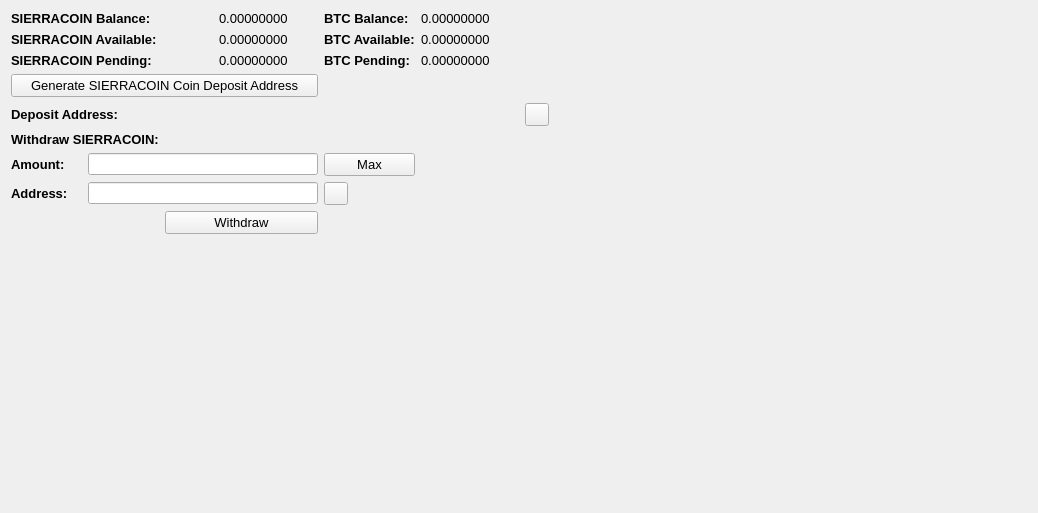
     <widget class="QWidget" name="BalanceTab">
      <attribute name="title">
       <string>Balance</string>
      </attribute>
      <layout class="QGridLayout" name="gridLayout_2">
       <item row="0" column="0" colspan="2">
        <widget class="QLabel" name="label_11">
         <property name="font">
          <font>
           <pointsize>10</pointsize>
           <weight>75</weight>
           <bold>true</bold>
          </font>
         </property>
         <property name="text">
          <string>SIERRACOIN Balance:</string>
         </property>
        </widget>
       </item>
       <item row="0" column="3">
        <widget class="QLabel" name="PUREBalanceLabel">
         <property name="font">
          <font>
           <pointsize>10</pointsize>
          </font>
         </property>
         <property name="text">
          <string>0.00000000</string>
         </property>
         <property name="textInteractionFlags">
          <set>Qt::LinksAccessibleByMouse|Qt::TextSelectableByMouse</set>
         </property>
        </widget>
       </item>
       <item row="0" column="4">
        <widget class="QLabel" name="label_12">
         <property name="font">
          <font>
           <pointsize>10</pointsize>
           <weight>75</weight>
           <bold>true</bold>
          </font>
         </property>
         <property name="text">
          <string>BTC Balance:</string>
         </property>
        </widget>
       </item>
       <item row="0" column="5">
        <widget class="QLabel" name="BitcoinBalanceLabel">
         <property name="font">
          <font>
           <pointsize>10</pointsize>
          </font>
         </property>
         <property name="text">
          <string>0.00000000</string>
         </property>
         <property name="textInteractionFlags">
          <set>Qt::LinksAccessibleByMouse|Qt::TextSelectableByMouse</set>
         </property>
        </widget>
       </item>
       <item row="0" column="7" rowspan="10">
        <spacer name="horizontalSpacer_4">
         <property name="orientation">
          <enum>Qt::Horizontal</enum>
         </property>
         <property name="sizeHint" stdset="0">
          <size>
           <width>478</width>
           <height>488</height>
          </size>
         </property>
        </spacer>
       </item>
       <item row="1" column="0" colspan="2">
        <widget class="QLabel" name="label_13">
         <property name="font">
          <font>
           <pointsize>10</pointsize>
           <weight>75</weight>
           <bold>true</bold>
          </font>
         </property>
         <property name="text">
          <string>SIERRACOIN Available:</string>
         </property>
        </widget>
       </item>
       <item row="1" column="3">
        <widget class="QLabel" name="PUREAvailableLabel_2">
         <property name="font">
          <font>
           <pointsize>10</pointsize>
          </font>
         </property>
         <property name="text">
          <string>0.00000000</string>
         </property>
         <property name="textInteractionFlags">
          <set>Qt::LinksAccessibleByMouse|Qt::TextSelectableByMouse</set>
         </property>
        </widget>
       </item>
       <item row="1" column="4">
        <widget class="QLabel" name="label_15">
         <property name="font">
          <font>
           <pointsize>10</pointsize>
           <weight>75</weight>
           <bold>true</bold>
          </font>
         </property>
         <property name="text">
          <string>BTC Available:</string>
         </property>
        </widget>
       </item>
       <item row="1" column="5">
        <widget class="QLabel" name="BitcoinAvailableLabel">
         <property name="font">
          <font>
           <pointsize>10</pointsize>
          </font>
         </property>
         <property name="text">
          <string>0.00000000</string>
         </property>
         <property name="textInteractionFlags">
          <set>Qt::LinksAccessibleByMouse|Qt::TextSelectableByMouse</set>
         </property>
        </widget>
       </item>
       <item row="2" column="0" colspan="2">
        <widget class="QLabel" name="label_14">
         <property name="font">
          <font>
           <pointsize>10</pointsize>
           <weight>75</weight>
           <bold>true</bold>
          </font>
         </property>
         <property name="text">
          <string>SIERRACOIN Pending:</string>
         </property>
        </widget>
       </item>
       <item row="2" column="3">
        <widget class="QLabel" name="PUREPendingLabel">
         <property name="font">
          <font>
           <pointsize>10</pointsize>
          </font>
         </property>
         <property name="text">
          <string>0.00000000</string>
         </property>
         <property name="textInteractionFlags">
          <set>Qt::LinksAccessibleByMouse|Qt::TextSelectableByMouse</set>
         </property>
        </widget>
       </item>
       <item row="2" column="4">
        <widget class="QLabel" name="label_31">
         <property name="font">
          <font>
           <pointsize>10</pointsize>
           <weight>75</weight>
           <bold>true</bold>
          </font>
         </property>
         <property name="text">
          <string>BTC Pending:</string>
         </property>
        </widget>
       </item>
       <item row="2" column="5">
        <widget class="QLabel" name="BitcoinPendingLabel">
         <property name="font">
          <font>
           <pointsize>10</pointsize>
          </font>
         </property>
         <property name="text">
          <string>0.00000000</string>
         </property>
         <property name="textInteractionFlags">
          <set>Qt::LinksAccessibleByMouse|Qt::TextSelectableByMouse</set>
         </property>
        </widget>
       </item>
       <item row="3" column="0" colspan="4">
        <widget class="QPushButton" name="GenDepositBTN">
         <property name="font">
          <font>
           <pointsize>10</pointsize>
          </font>
         </property>
         <property name="text">
          <string>Generate SIERRACOIN Coin Deposit Address</string>
         </property>
        </widget>
       </item>
       <item row="4" column="0" colspan="3">
        <widget class="QLabel" name="label_33">
         <property name="font">
          <font>
           <pointsize>10</pointsize>
           <weight>75</weight>
           <bold>true</bold>
          </font>
         </property>
         <property name="text">
          <string>Deposit Address:</string>
         </property>
        </widget>
       </item>
       <item row="4" column="3" colspan="3">
        <widget class="QLabel" name="DepositAddressLabel">
         <property name="minimumSize">
          <size>
           <width>300</width>
           <height>0</height>
          </size>
         </property>
         <property name="palette">
          <palette>
           <active>
            <colorrole role="WindowText">
             <brush brushstyle="SolidPattern">
              <color alpha="255">
               <red>0</red>
               <green>0</green>
               <blue>0</blue>
              </color>
             </brush>
            </colorrole>
            <colorrole role="Text">
             <brush brushstyle="SolidPattern">
              <color alpha="255">
               <red>0</red>
               <green>0</green>
               <blue>255</blue>
              </color>
             </brush>
            </colorrole>
           </active>
           <inactive>
            <colorrole role="WindowText">
             <brush brushstyle="SolidPattern">
              <color alpha="255">
               <red>0</red>
               <green>0</green>
               <blue>0</blue>
              </color>
             </brush>
            </colorrole>
            <colorrole role="Text">
             <brush brushstyle="SolidPattern">
              <color alpha="255">
               <red>0</red>
               <green>0</green>
               <blue>255</blue>
              </color>
             </brush>
            </colorrole>
           </inactive>
           <disabled>
            <colorrole role="WindowText">
             <brush brushstyle="SolidPattern">
              <color alpha="255">
               <red>120</red>
               <green>120</green>
               <blue>120</blue>
              </color>
             </brush>
            </colorrole>
            <colorrole role="Text">
             <brush brushstyle="SolidPattern">
              <color alpha="255">
               <red>120</red>
               <green>120</green>
               <blue>120</blue>
              </color>
             </brush>
            </colorrole>
           </disabled>
          </palette>
         </property>
         <property name="font">
          <font>
           <pointsize>10</pointsize>
           <weight>75</weight>
           <bold>true</bold>
          </font>
         </property>
         <property name="text">
          <string/>
         </property>
         <property name="alignment">
          <set>Qt::AlignRight|Qt::AlignTrailing|Qt::AlignVCenter</set>
         </property>
         <property name="textInteractionFlags">
          <set>Qt::LinksAccessibleByMouse|Qt::TextSelectableByKeyboard|Qt::TextSelectableByMouse</set>
         </property>
        </widget>
       </item>
       <item row="4" column="6">
        <widget class="QToolButton" name="DepositCopyButton">
         <property name="toolTip">
          <string>Copy to clipboard</string>
         </property>
         <property name="text">
          <string/>
         </property>
         <property name="icon">
          <iconset resource="../bitcoin.qrc">
           <normaloff>:/icons/editcopy</normaloff>:/icons/editcopy</iconset>
         </property>
         <property name="shortcut">
          <string>Alt+P</string>
         </property>
        </widget>
       </item>
       <item row="5" column="0" colspan="2">
        <widget class="QLabel" name="label_34">
         <property name="font">
          <font>
           <pointsize>10</pointsize>
           <weight>75</weight>
           <bold>true</bold>
          </font>
         </property>
         <property name="text">
          <string>Withdraw SIERRACOIN:</string>
         </property>
        </widget>
       </item>
       <item row="6" column="0">
        <widget class="QLabel" name="label_26">
         <property name="font">
          <font>
           <pointsize>10</pointsize>
           <weight>75</weight>
           <bold>true</bold>
          </font>
         </property>
         <property name="text">
          <string>Amount:</string>
         </property>
        </widget>
       </item>
       <item row="6" column="1" colspan="3">
        <widget class="QLineEdit" name="WithdrawUnitsInput">
         <property name="font">
          <font>
           <pointsize>9</pointsize>
           <weight>75</weight>
           <bold>true</bold>
          </font>
         </property>
         <property name="text">
          <string/>
         </property>
        </widget>
       </item>
       <item row="6" column="4">
        <widget class="QPushButton" name="Withdraw_Max_Amount">
         <property name="font">
          <font>
           <pointsize>10</pointsize>
          </font>
         </property>
         <property name="text">
          <string>Max</string>
         </property>
        </widget>
       </item>
       <item row="7" column="0">
        <widget class="QLabel" name="label_10">
         <property name="font">
          <font>
           <pointsize>10</pointsize>
           <weight>75</weight>
           <bold>true</bold>
          </font>
         </property>
         <property name="text">
          <string>Address:</string>
         </property>
        </widget>
       </item>
       <item row="7" column="1" colspan="3">
        <widget class="QLineEdit" name="WithdrawAddress">
         <property name="font">
          <font>
           <pointsize>9</pointsize>
           <weight>75</weight>
           <bold>true</bold>
          </font>
         </property>
        </widget>
       </item>
       <item row="7" column="4">
        <widget class="QToolButton" name="WithdrawPasteButton">
         <property name="toolTip">
          <string>Paste from clipboard</string>
         </property>
         <property name="text">
          <string/>
         </property>
         <property name="icon">
          <iconset resource="../bitcoin.qrc">
           <normaloff>:/icons/editpaste</normaloff>:/icons/editpaste</iconset>
         </property>
         <property name="shortcut">
          <string>Alt+P</string>
         </property>
        </widget>
       </item>
       <item row="8" column="2" colspan="2">
        <widget class="QPushButton" name="WithdrawUnitsBtn">
         <property name="font">
          <font>
           <pointsize>10</pointsize>
          </font>
         </property>
         <property name="text">
          <string>Withdraw</string>
         </property>
        </widget>
       </item>
       <item row="9" column="0" colspan="6">
        <spacer name="verticalSpacer">
         <property name="orientation">
          <enum>Qt::Vertical</enum>
         </property>
         <property name="sizeHint" stdset="0">
          <size>
           <width>428</width>
           <height>262</height>
          </size>
         </property>
        </spacer>
       </item>
      </layout>
      <zorder>label_31</zorder>
      <zorder>label_15</zorder>
      <zorder>label_12</zorder>
      <zorder>label_14</zorder>
      <zorder>label_13</zorder>
      <zorder>label_11</zorder>
      <zorder>BitcoinBalanceLabel</zorder>
      <zorder>PUREBalanceLabel</zorder>
      <zorder>PUREAvailableLabel_2</zorder>
      <zorder>PUREPendingLabel</zorder>
      <zorder>BitcoinAvailableLabel</zorder>
      <zorder>BitcoinPendingLabel</zorder>
      <zorder>label_33</zorder>
      <zorder>GenDepositBTN</zorder>
      <zorder>DepositAddressLabel</zorder>
      <zorder>Withdraw_Max_Amount</zorder>
      <zorder>label_34</zorder>
      <zorder>WithdrawUnitsInput</zorder>
      <zorder>label_10</zorder>
      <zorder>label_26</zorder>
      <zorder>WithdrawAddress</zorder>
      <zorder>WithdrawUnitsBtn</zorder>
      <zorder>horizontalSpacer_4</zorder>
      <zorder>verticalSpacer</zorder>
      <zorder>WithdrawPasteButton</zorder>
      <zorder>DepositCopyButton</zorder>
     </widget>
